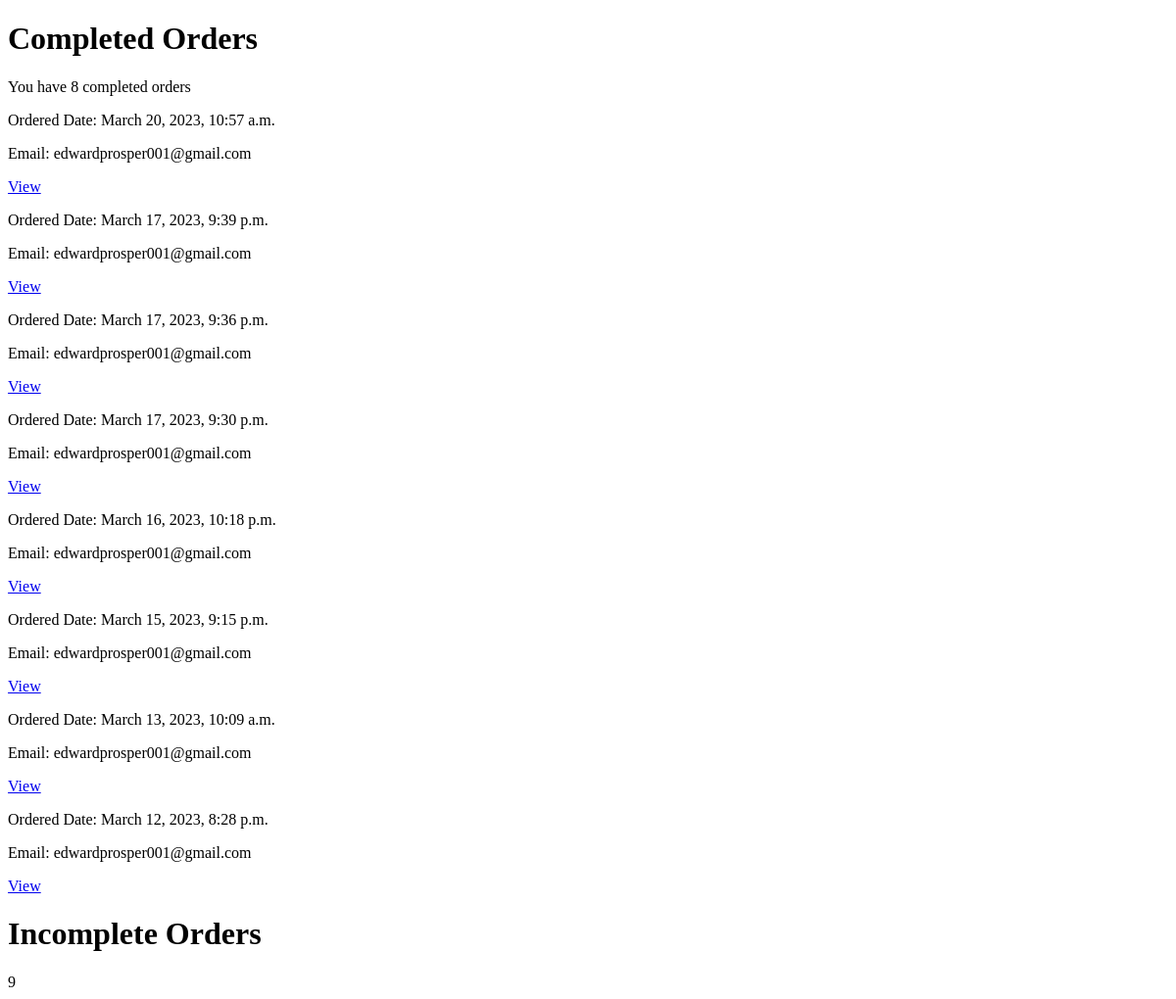
The app's page /orders/orders/history/ (signed in), older data.
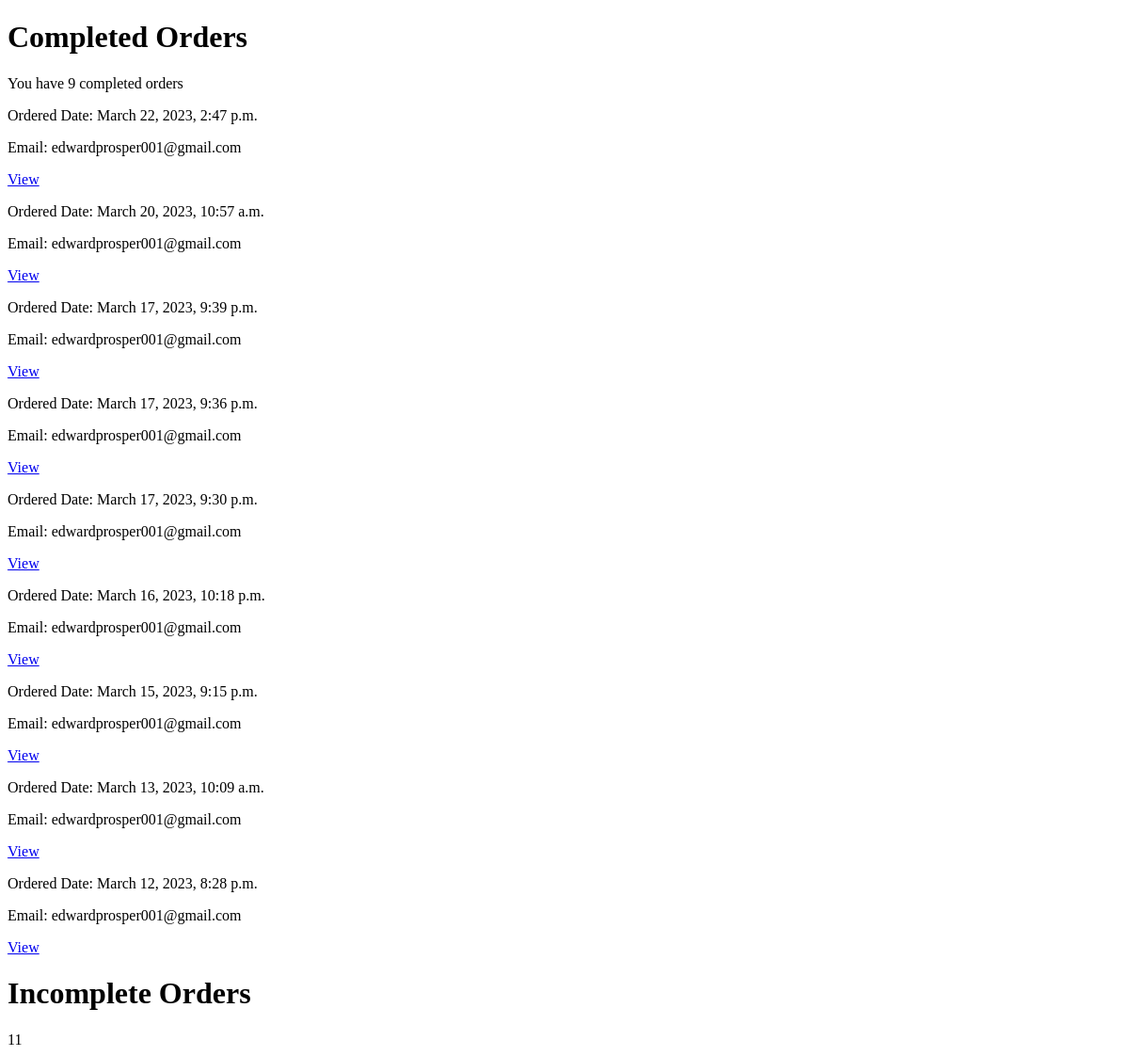
The same page, newer data.
### core/models.py (models this page shows, shortened)
class Order_Payment(models.Model):      # You just created this....
    order = models.ForeignKey(Order, on_delete=models.CASCADE)
    amount = models.PositiveIntegerField()
    ref = models.CharField(max_length=200)
    email = models.EmailField()
    verified = models.BooleanField(default=False)
    date_created = models.DateTimeField(auto_now_add=True)
    class Meta:
        ordering = ["-date_created"]
        verbose_name = "Ordered & Paid"
        verbose_name_plural = "Ordered & Paid"

### orders/models.py (models this page shows, shortened)
class Order(models.Model):
    first_name = models.CharField(max_length=50)
    last_name = models.CharField(max_length=50)
    email = models.EmailField()
    phone_number = models.CharField(max_length=11)
    address = models.CharField(max_length=250)
    postal_code = models.CharField(max_length=20)
    city = models.ForeignKey(LGA, on_delete=models.CASCADE)
    delivery_fee = ChainedForeignKey(Delivery_prices, chained_field="city",
                                     chained_model_field="city",
                                     show_all=False,
                                    auto_choose=True,
                                    sort=True)
    created = models.DateTimeField(auto_now_add=True)
    updated = models.DateTimeField(auto_now=True)
    paid = models.BooleanField(default=False)
    ref = models.CharField(max_length=200)
    refund_requested = models.BooleanField(default=False)
    refund_granted = models.BooleanField(default=False)
    coupon = models.ForeignKey(Coupon,
                               related_name='orders',
                               null=True,
                               blank=True,
                               on_delete=models.SET_NULL)
    discount = models.IntegerField(default=0,
                                   validators=[MinValueValidator(0),
                                       MaxValueValidator(100)])
    class Meta:
        ordering = ['-created']
        indexes = [
            models.Index(fields=['-created']),
        ]

### orders/views.py (the view)
# urls.py: path("orders/history/", views.order_history, name="order-history"),
@login_required
def order_history(request):
    completed_orders = Order_Payment.objects.filter(email=request.user.email, verified=True)
    incomplete_orders = Order.objects.filter(email=request.user.email, paid=False)
    context = {
        "incomplete_orders": incomplete_orders,
        "completed_orders": completed_orders
    }
    return render(request, "orders/order/history2.html", context)

### cart/context_processors.py (called while the page is built)
def cart(request):
    return {'cart': Cart(request)}

### orders/templates/orders/order/history2.html (shortened to what this page needs)
<!DOCTYPE html>
<html lang="en">
<head>
</head>
<body>
    <h1>Completed Orders</h1>
    You have {{ completed_orders.count }} completed orders
    {% for order in completed_orders %}
        <p>Ordered Date: {{ order.order.created }}</p>
        <p>Email: {{ order.email }}</p>
        <a href="{% url 'orders:user-order-detail' order.id %}">View</a>
    {% endfor %}
    <h1>Incomplete Orders</h1>
    {{ incomplete_orders.count}}
</body>
</html>

Row changes from the older to the newer data that the page shows:
added Order_Payment: order.created "March 22, 2023, 2:47 p.m.", email "edwardprosper001@gmail.com"
Text that changed along with them:
{{ completed_orders.count }}: "8" → "9"
{{ incomplete_orders.count }}: "9" → "11"
